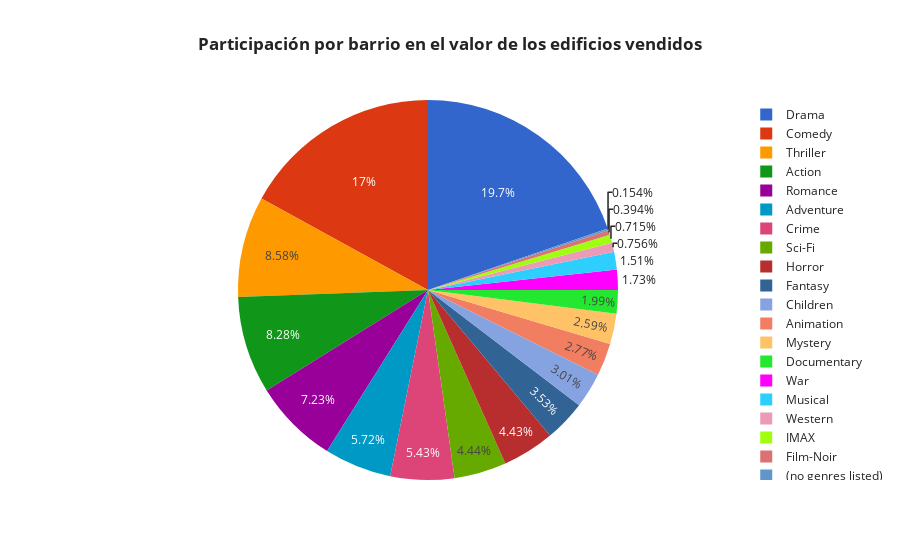

Write notebook code for a chart like this one.
### Code cell
# ARREGLAR
# crear dataset
base = movies3.groupby(['variable'])[['value']].sum().sort_values('value', ascending = False).reset_index()

# crear gráfica
fig = px.pie(base, values = 'value', names ='variable',
             title= '<b>Participación por barrio en el valor de los edificios vendidos<b>',
             color_discrete_sequence=px.colors.qualitative.G10)

# agregar detalles a la gráfica
fig.update_layout(
    template = 'simple_white',
    title_x = 0.5)

fig.show()

### Figure 1 — Plotly figure (JSON) as saved in the notebook; plotly's stock layout.template omitted (floating-point values rounded to 4 significant figures)
{"data": [{"domain": {"x": [0, 1], "y": [0, 1]}, "hovertemplate": "variable=%{label}<br>value=%{value}<extra></extra>", "labels": ["Drama", "Comedy", "Thriller", "Action", "Romance", "Adventure", "Crime", "Sci-Fi", "Horror", "Fantasy", "Children", "Animation", "Mystery", "Documentary", "War", "Musical", "Western", "IMAX", "Film-Noir", "(no genres listed)"], "legendgroup": "", "name": "", "showlegend": true, "type": "pie", "values": [4361, 3756, 1894, 1828, 1596, 1263, 1199, 980, 978, 779, 664, 611, 573, 440, 382, 334, 167, 158, 87, 34]}], "layout": {"legend": {"tracegroupgap": 0}, "piecolorway": ["#3366CC", "#DC3912", "#FF9900", "#109618", "#990099", "#0099C6", "#DD4477", "#66AA00", "#B82E2E", "#316395"], "title": {"text": "<b>Participación por barrio en el valor de los edificios vendidos<b>", "x": 0.5}}}
